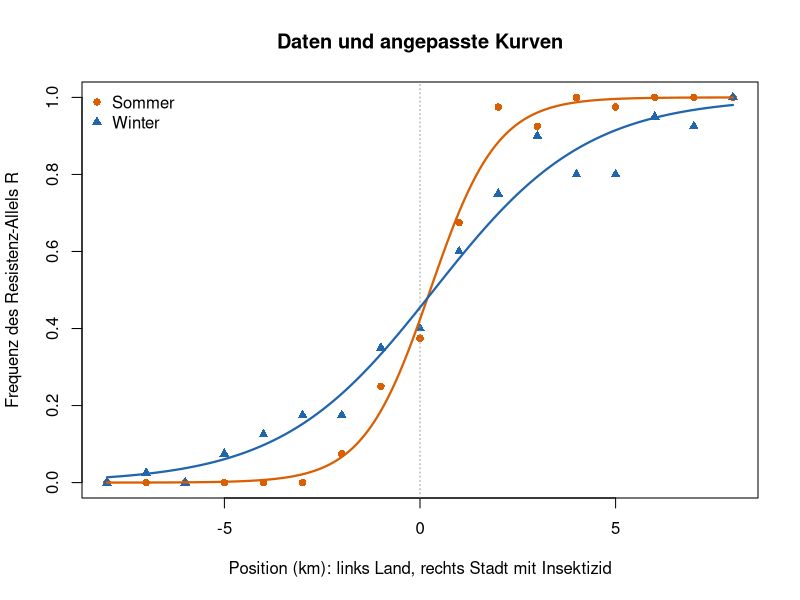
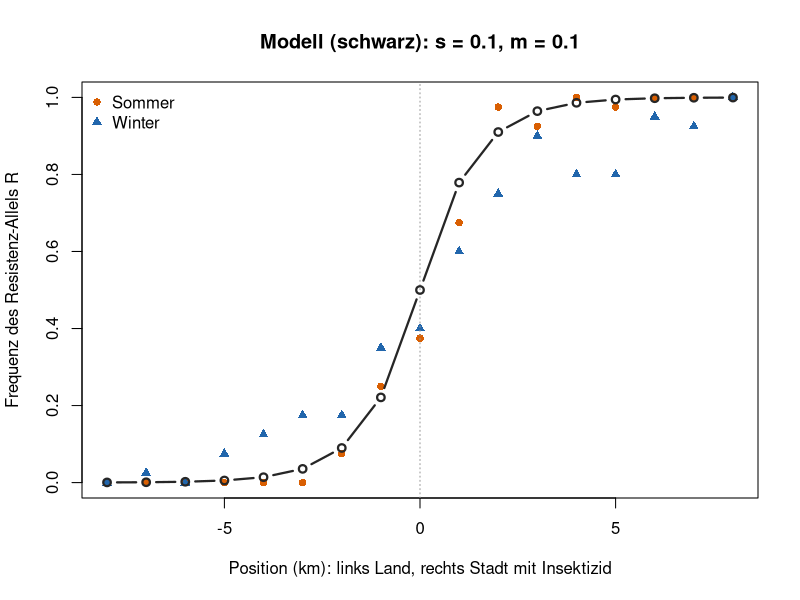
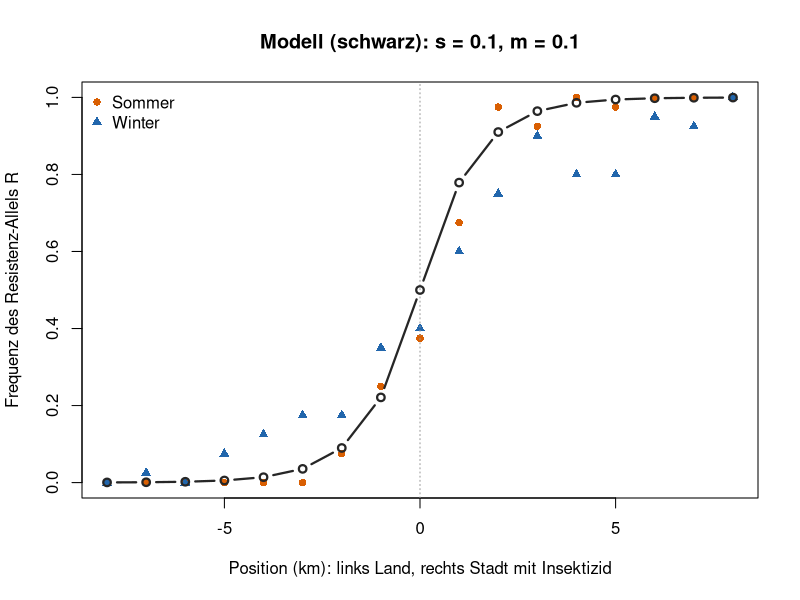
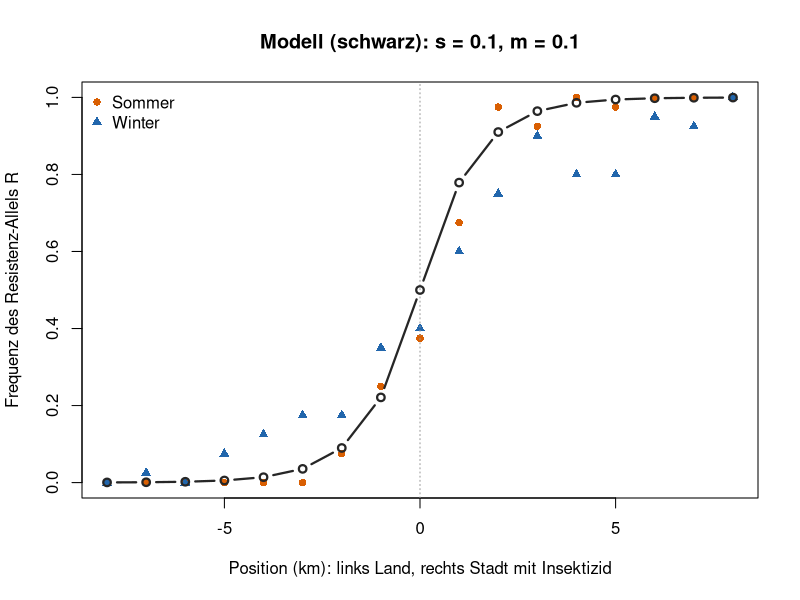

The R source for these figures, in order:
## ---- chunk 1
knitr::opts_chunk$set(echo = TRUE, warning = FALSE, message = FALSE,
                      fig.height = 4.6, fig.width = 7.5)
## ---- chunk 2
# Position in km: links (x < 0) Land ohne Insektizid, rechts (x > 0) Stadt mit Insektizid
x <- seq(-8, 8, by = 1)
n <- 40   # typisierte Allele pro Stelle

# Anzahl Resistenz-Allele R pro Stelle (Daten: TAs)
k_sommer <- c(0, 0, 0, 0, 0, 0, 3, 10, 15, 27, 39, 37, 40, 39, 40, 40, 40)
k_winter <- c(0, 1, 0, 3, 5, 7, 7, 14, 16, 24, 30, 36, 32, 32, 38, 37, 40)

sommer <- data.frame(x = x, p = k_sommer / n)
winter <- data.frame(x = x, p = k_winter / n)
## ---- chunk 3
farben <- c(Sommer = "#d95f02", Winter = "#2166ac")

# Logistische Kurve: c = Zentrum (p = 0.5), b = Steilheit, Breite = 4 / b
logistisch <- function(x, c, b) 1 / (1 + exp(-b * (x - c)))

passe_an <- function(d) {
  nls(p ~ logistisch(x, c, b), data = d, start = list(c = 0, b = 1))
}

zeige_clines <- function(main = "Resistenz entlang des Transekts") {
  plot(sommer$x, sommer$p, pch = 16, col = farben["Sommer"], ylim = c(0, 1),
       xlab = "Position (km): links Land, rechts Stadt mit Insektizid",
       ylab = "Frequenz des Resistenz-Allels R", main = main)
  points(winter$x, winter$p, pch = 17, col = farben["Winter"])
  abline(v = 0, lty = 3, col = "grey60")
  legend("topleft", c("Sommer", "Winter"), pch = c(16, 17),
         col = farben, bty = "n")
}

vergleiche_clines <- function() {
  fit_s <- passe_an(sommer)
  fit_w <- passe_an(winter)
  zeige_clines(main = "Daten und angepasste Kurven")
  x_fein <- seq(-8, 8, length.out = 200)
  lines(x_fein, predict(fit_s, data.frame(x = x_fein)),
        col = farben["Sommer"], lwd = 2.2)
  lines(x_fein, predict(fit_w, data.frame(x = x_fein)),
        col = farben["Winter"], lwd = 2.2)
  tab <- rbind(Sommer = coef(fit_s), Winter = coef(fit_w))
  data.frame(zentrum_km = round(tab[, "c"], 1),
             breite_km  = round(4 / tab[, "b"], 1))
}

# Modell wie Woche 7, aber 17 Stellen in einer Reihe:
# 1. Selektion lokal: in der Stadt ist R besser, auf dem Land A
# 2. Migration: Anteil m/2 fliegt zu jeder Nachbarstelle
selektionsschritt <- function(p, w) {
  q <- 1 - p
  w_quer <- p^2 * w[1] + 2 * p * q * w[2] + q^2 * w[3]
  (p^2 * w[1] + p * q * w[2]) / w_quer
}

simuliere_cline <- function(s, m, generationen = 3000) {
  p <- rep(0.5, length(x))
  for (t in seq_len(generationen)) {
    for (i in seq_along(x)) {
      w <- if (x[i] > 0) c(1 + s, 1 + s / 2, 1) else c(1, 1 + s / 2, 1 + s)
      if (x[i] == 0) w <- c(1, 1, 1)
      p[i] <- selektionsschritt(p[i], w)
    }
    links  <- c(p[1], p[-length(p)])
    rechts <- c(p[-1], p[length(p)])
    p <- (1 - m) * p + m / 2 * links + m / 2 * rechts
  }
  p
}

zeige_modell <- function(s, m) {
  zeige_clines(main = paste0("Modell (schwarz): s = ", s, ", m = ", m))
  lines(x, simuliere_cline(s, m), col = "grey15", lwd = 2.2, type = "b",
        pch = 1)
}
## ---- chunk 4
vergleiche_clines()
## ---- chunk 5
zeige_modell(s = 0.1, m = 0.1)   # Sommer
## ---- chunk 6
zeige_modell(s = 0.1, m = 0.1)   # Versuch A: nur s kleiner machen
## ---- chunk 7
zeige_modell(s = 0.1, m = 0.1)   # Versuch B: nur m grösser machen
